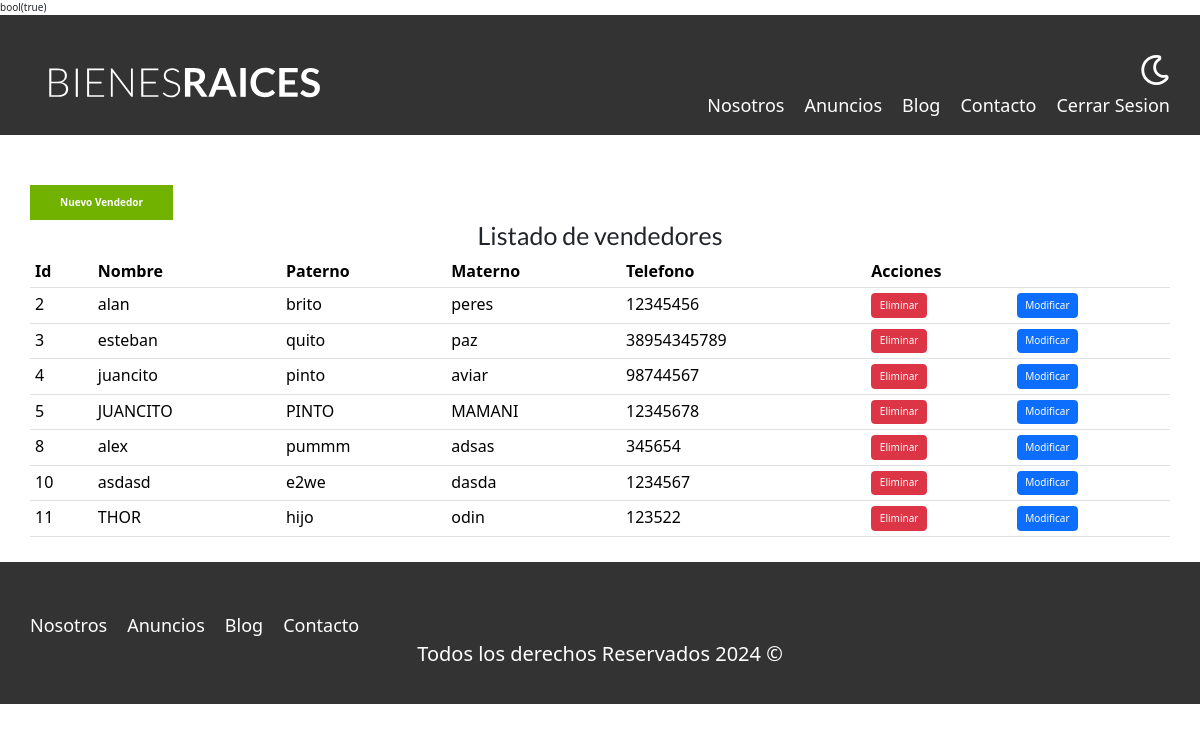
/admin/vendedores/listado.php (signed in), run on the app's committed database.
### tables this page shows
CREATE TABLE `vendedor` (
  `idvendedores` int(11) NOT NULL,
  `nombre` varchar(45) NOT NULL,
  `paterno` varchar(45) NOT NULL,
  `materno` varchar(45) NOT NULL,
  `telefono` varchar(45) NOT NULL
);

### admin/vendedores/listado.php (the view, shortened to what this page needs)
<?php
    $db = conectarDB();
?>
<main class="contenedor Seccion">
    <a href="/dia5/bienes/admin/vendedores/crear.php" class="boton boton-verde">Nuevo Vendedor</a>
    <h1>Listado de vendedores</h1>
    <table class="table table-lg">
        <thead>
            <tr>
                <th>Id</th>
                <th>Nombre</th>
                <th>Paterno</th>
                <th>Materno</th>
                <th>Telefono</th>
                <th colspan="2">Acciones</th>
            </tr>
        </thead>
        <tbody>
            <?php
            $con_sql = 'SELECT * FROM vendedor';
            $res = mysqli_query($db, $con_sql);
            while ($reg = mysqli_fetch_assoc($res)) {
                ?>
                <tr>
                    <td><?php echo $reg['idvendedores']; ?></td>
                    <td><?php echo $reg['nombre']; ?></td>
                    <td><?php echo $reg['paterno']; ?></td>
                    <td><?php echo $reg['materno']; ?></td>
                    <td><?php echo $reg['telefono']; ?></td>
                    <td><a class="btn btn-danger" href="borrar.php?cod=<?php echo $reg['idvendedores']; ?>" role="button">Eliminar</a></td>
                    <td><a class="btn btn-primary" href="actualizar.php?cod=<?php echo $reg['idvendedores']; ?>" role="button">Modificar</a></td>
                </tr>
                <?php
            }
            ?>
        </tbody>
    </table>
</main>

### build/css/app.css (style rules this page uses)
html { line-height:1.15;-webkit-text-size-adjust:100% }
body { margin:0 }
main { display:block }
h1 { font-size:2em;margin:.67em 0 }
a { background-color:transparent }
html { font-size:62.5%;box-sizing:border-box }
*,:after,:before { box-sizing:inherit }
body { font-family:Lato,sans-serif;font-size:1.6rem;line-height:1.8 }
.contenedor { width:95%;max-width:120rem;margin:0 auto }
a { text-decoration:none }
h1,h2,h3 { font-family:Lato,sans-serif;margin:2.5rem 0;font-weight:300;text-align:center }
h1 { font-size:3.8rem }
.seccion { margin-top:2.5rem;margin-bottom:2.5rem }
.boton-verde { background-color:#71b100;color:#fff;font-weight:700;text-decoration:none;padding:1rem 3rem;text-align:center;margin-top:2.5rem;display:inline-block;border:none }

### data on the page
vendedor: idvendedores "2", nombre "alan", paterno "brito", materno "peres", telefono "12345456"
vendedor: idvendedores "3", nombre "esteban", paterno "quito", materno "paz", telefono "38954345789"
vendedor: idvendedores "4", nombre "juancito", paterno "pinto", materno "aviar", telefono "98744567"
vendedor: idvendedores "5", nombre "JUANCITO", paterno "PINTO", materno "MAMANI", telefono "12345678"
vendedor: idvendedores "8", nombre "alex", paterno "pummm", materno "adsas", telefono "345654"
vendedor: idvendedores "10", nombre "asdasd", paterno "e2we", materno "dasda", telefono "1234567"
vendedor: idvendedores "11", nombre "THOR", paterno "hijo", materno "odin", telefono "123522"
